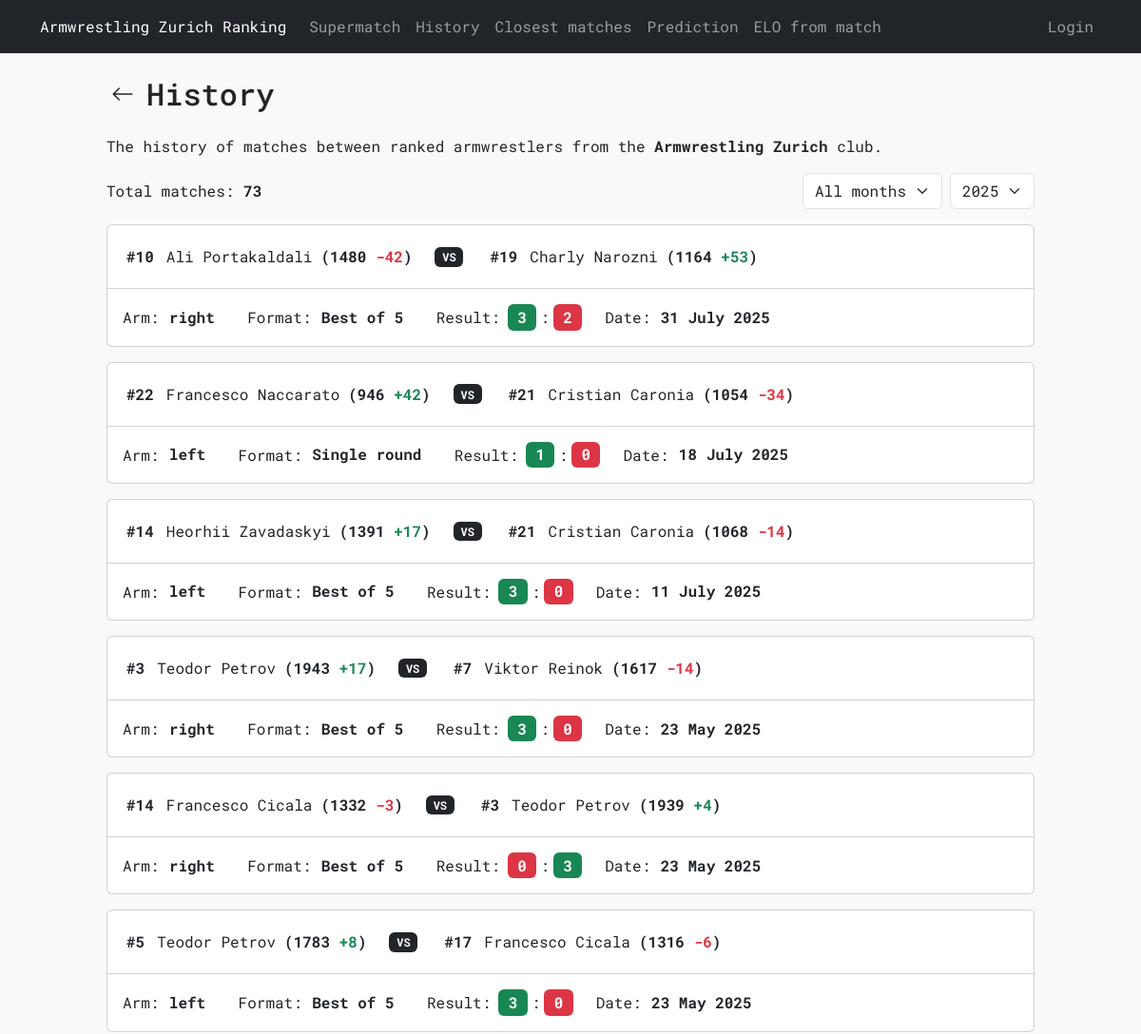
Before: /history (upper part) with the older database file.
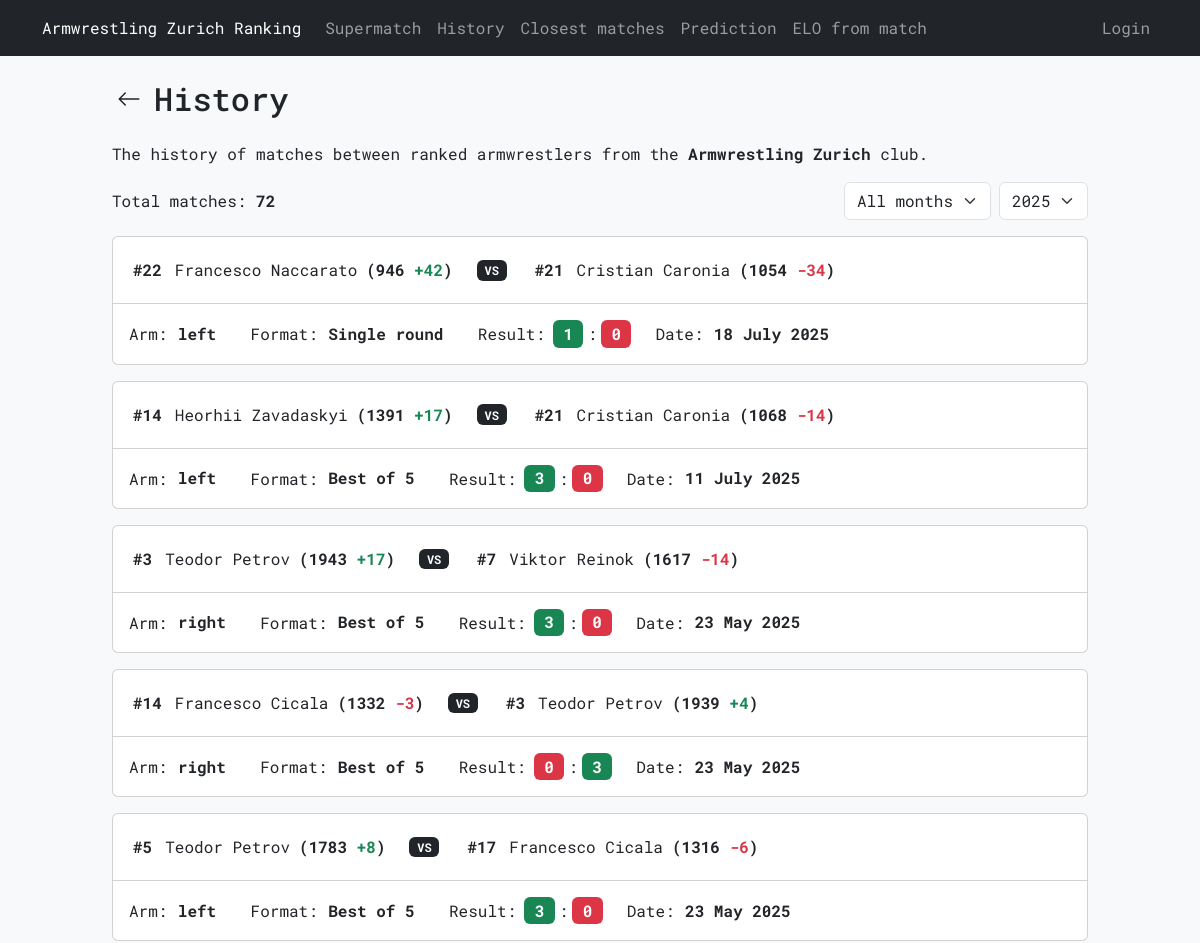
After: the same page with the newer database file.
### tables this page shows
CREATE TABLE "history" (
    id INTEGER PRIMARY KEY AUTOINCREMENT,
    armwrestler1_id INTEGER NOT NULL,
    armwrestler2_id INTEGER NOT NULL,
    arm TEXT NOT NULL CHECK (arm IN ('right', 'left')),
    armwrestler1_rank INTEGER NOT NULL,
    armwrestler2_rank INTEGER NOT NULL,
    armwrestler1_elo INTEGER NOT NULL,
    armwrestler2_elo INTEGER NOT NULL,
    armwrestler1_score INTEGER NOT NULL,
    armwrestler2_score INTEGER NOT NULL,
    armwrestler1_elo_diff INTEGER NOT NULL,
    armwrestler2_elo_diff INTEGER NOT NULL,
    selected_format TEXT NOT NULL,
    date DATETIME DEFAULT CURRENT_TIMESTAMP,
    added_by TEXT NOT NULL,
    FOREIGN KEY (armwrestler1_id) REFERENCES armwrestlers(id),
    FOREIGN KEY (armwrestler2_id) REFERENCES armwrestlers(id),
    FOREIGN KEY (added_by) REFERENCES users(username)
);

CREATE TABLE "armwrestlers" (
    id INTEGER PRIMARY KEY AUTOINCREMENT,
    name TEXT NOT NULL UNIQUE,
    right_elo INTEGER NOT NULL,
    left_elo INTEGER NOT NULL,
    right_rank INTEGER,
    left_rank INTEGER,
    added_by TEXT NOT NULL,
    active_until DATE NOT NULL,
    last_edited_by TEXT,
    FOREIGN KEY (added_by) REFERENCES users(username)
);

### armelo_app.py (the view)
@app.route("/history")
def history():
    month = request.args.get('month', '')
    selected_month = int(month) if month else None
    selected_year = int(request.args.get('year', datetime.now().year))
    if selected_month is None:
        start_date = datetime(selected_year, 1, 1)
        end_date = datetime(selected_year + 1, 1, 1)
    else:
        start_date = datetime(selected_year, selected_month, 1)
        if selected_month == 12:
            end_date = datetime(selected_year + 1, 1, 1)
        else:
            end_date = datetime(selected_year, selected_month + 1, 1)
    year_rows = db_execute("SELECT DISTINCT STRFTIME('%Y', date) FROM history ORDER BY 1 DESC")
    years = [int(r[0]) for r in year_rows]
    months = list(enumerate(month_name))[1:]
    query = '''
        SELECT a1.id AS armwrestler1_id, a1.name AS armwrestler1_name,
               a2.id AS armwrestler2_id, a2.name AS armwrestler2_name,
               h.arm, h.armwrestler1_rank, h.armwrestler2_rank,
               h.armwrestler1_elo, h.armwrestler2_elo,
               h.armwrestler1_score, h.armwrestler2_score,
               h.armwrestler1_elo_diff, h.armwrestler2_elo_diff,
               h.selected_format, h.date
        FROM history h
        JOIN armwrestlers a1 ON h.armwrestler1_id = a1.id
        JOIN armwrestlers a2 ON h.armwrestler2_id = a2.id
        WHERE h.date >= ? AND h.date < ?
        ORDER BY h.id DESC
    '''
    params = [start_date.strftime('%Y-%m-%d'), end_date.strftime('%Y-%m-%d')]
    matches = db_execute(query, *params)
    total_matches = db_execute('SELECT COUNT(*) FROM history')[0][0]
    formatted_data = get_matches_formatted_data(matches)
    template_data = {
        'matches': matches, 'formatted_data': formatted_data,
        'total_matches': total_matches,
        'months': months, 'years': years,
        'selected_month': selected_month, 'selected_year': selected_year
    }
    return render_template('history.html', **template_data)

### armelo_app.py (called while the page is built)
@app.context_processor
def inject_user():
    username = session.get('username')
    return dict(username=username)

### config.py (called while the page is built)
def get_db():
    db = getattr(g, '_database', None)
    if db is None:
        db = g._database = sqlite3.connect(DATABASE)
    return db

def db_execute(query, *args):
    db = get_db()
    cur = db.cursor()
    cur.execute(query, args)
    if query.strip().upper().startswith(("SELECT", "WITH")):
        rv = cur.fetchall()
        cur.close()
        return rv
    else:
        db.commit()
        cur.close()

### templates/history.html (shortened to what this page needs)
{% extends "layout.html" %}
{% block content %}
<div class="mb-4">
    <div class="row p-auto m-auto">
        <div class="col-auto p-0 d-flex align-items-center">
            <form action="{{ url_for('ranking') }}" method="GET">
                <button type="submit" class="btn btn-generic px-1 py-1 d-flex align-items-center">
                    <svg xmlns="http://www.w3.org/2000/svg" width="24" height="24" fill="currentColor" class="bi bi-arrow-left" viewBox="0 0 16 16">
                        <path fill-rule="evenodd" d="M15 8a.5.5 0 0 0-.5-.5H2.707l3.147-3.146a.5.5 0 1 0-.708-.708l-4 4a.5.5 0 0 0 0 .708l4 4a.5.5 0 0 0 .708-.708L2.707 8.5H14.5A.5.5 0 0 0 15 8"/>
                    </svg>
                </button>
            </form>
        </div>
        <div class="col d-flex align-items-center px-2">
            <h2 class="mb-0">History</h2>
        </div>
    </div>
</div>
<p>The history of matches between ranked armwrestlers from the <strong>Armwrestling Zurich</strong> club.</p>
<div class="d-flex flex-column flex-lg-row flex-wrap align-items-start align-items-lg-center mb-3">
  <span class="text-nowrap me-2">
    Total matches: <strong>{{ total_matches }}</strong>
  </span>
  <div class="d-flex gap-2 mt-3 mt-lg-0 ms-lg-auto flex-wrap">
    <form hx-get="{{ url_for('history') }}" hx-trigger="change" hx-target="body" hx-swap="outerHTML" class="d-flex gap-2">
        <select name="month" class="form-select w-auto">
          <option value="" {% if selected_month is none %}selected{% endif %}>All months</option>
        </select>
        <select name="year" class="form-select w-auto">
          {% for y in years %}
          <option value="{{ y }}" {% if y == selected_year %}selected{% endif %}>{{ y }}</option>
          {% endfor %}
        </select>
    </form>
  </div>
</div>
{% if matches %}
  {% include 'matches_partial.html' %}
{% else %}
<div class="alert alert-secondary">
    There are no matches in the selected time period.
</div>
{% endif %}
{% endblock %}

### templates/layout.html (shortened to what this page needs)
<!doctype html>
<html lang="en">
    <head>
        <link href="https://cdn.jsdelivr.net/npm/bootstrap@5.3.3/dist/css/bootstrap.min.css" rel="stylesheet">
        <link href="/static/styles.css" rel="stylesheet">
    </head>
    <body class="bg-light">
        {% if username %}
        <nav class="navbar navbar-expand-xxl navbar-dark bg-dark">
        {% else %}
        <nav class="navbar navbar-expand-xl navbar-dark bg-dark">
        {% endif %}
            <div class="container">
                <a class="navbar-brand fs-6 hover-text" href="{{ url_for('ranking') }}">Armwrestling Zurich Ranking</a>
                <div class="collapse navbar-collapse" id="navbarNavAltMarkup">
                    <div class="navbar-nav">
                        <a class="nav-link text-nowrap" href="{{ url_for('supermatch') }}">Supermatch</a>
                        <a class="nav-link text-nowrap" href="{{ url_for('history') }}">History</a>
                        <a class="nav-link text-nowrap" href="{{ url_for('closest_matches') }}">Closest matches</a>
                        <a class="nav-link text-nowrap" href="{{ url_for('prediction') }}">Prediction</a>
                        <a class="nav-link text-nowrap" href="{{ url_for('elo_from_match') }}">ELO from match</a>
                    </div>
                    <div class="navbar-nav ms-auto">
                        {% if username %}
                        <a class="nav-link disabled text-nowrap">{{ username }}</a>
                        <a class="nav-link text-nowrap" href="{{ url_for('logout') }}">Logout</a>
                        {% else %}
                        <a class="nav-link text-nowrap" href="{{ url_for('login') }}">Login</a>
                        {% endif %}
                    </div>
                </div>
            </div>
        </nav>
        <div class="container my-4 col-lg-10">
            <div class="row justify-content-center">
                <div style="max-width: 1200px;">
                    {% block content %}{% endblock %}
                </div>
            </div>
        </div>
    </body>
</html>

### templates/matches_partial.html (shortened to what this page needs)
{% for match in matches %}
<div class="col-12 mb-3">
    {% if wins_losses %}
        {% if wins_losses[loop.index - 1] == 'win' %}
            <div class="card border-success card-wider-border">
        {% elif wins_losses[loop.index - 1] == 'loss' %}
            <div class="card border-danger card-wider-border">
        {% else %}
            <div class="card card-wider-border">
        {% endif %}
    {% else %}
        <div class="card">
    {% endif %}
            <div class="card-header bg-transparent">
                <div class="row mt-2">
                    <div class="col-12 col-lg-auto mb-2 d-flex justify-content-center">
                        <div class="d-flex align-items-center gap-0 align-middle">
                            {% if match[5] %}
                            <strong class="align-middle p-1">#{{ match[5] }}</strong>
                            {% endif %}
                            <a href="{{ url_for('view_member', id=match[0]) }}" class="btn btn-generic text-start px-2 py-1 m-0 text-nowrap">
                            {{ match[1] }}
                            </a>
                            <strong class="text-nowrap align-middle">({{ match[7] }} <span class="{{ formatted_data[loop.index - 1][2] }}">{{ formatted_data[loop.index - 1][4] }}</span>)</strong>
                        </div>
                    </div>
                    <div class="col-12 col-lg-auto text-center mb-2 d-flex align-items-center justify-content-center">
                        <span class="badge bg-dark">VS</span>
                    </div>
                    <div class="col-12 col-lg-auto mb-2 d-flex justify-content-center">
                        <div class="d-flex align-items-center gap-0 align-middle">
                            {% if match[6] %}
                            <strong class="align-middle p-1">#{{ match[6] }}</strong>
                            {% endif %}
                            <a href="{{ url_for('view_member', id=match[2]) }}" class="btn btn-generic text-start px-2 py-1 m-0 text-nowrap">
                                {{ match[3] }}
                            </a>
                            <strong class="text-nowrap align-middle">({{ match[8] }} <span class="{{ formatted_data[loop.index - 1][3] }}">{{ formatted_data[loop.index - 1][5] }}</span>)</strong>
                        </div>
                    </div>
                </div>
            </div>
            <div class="card-body">
                <div class="card-text">
                    <div class="row justify-content-start">
                        <div class="col-12 col-lg-auto mb-2 mb-lg-0 text-start">
                            Arm:<span class="fs-6 mx-0 badge text-dark">{{ match[4] }}</span>
                        </div>
                        <div class="col-12 col-lg-auto mb-2 mb-lg-0 text-start">
                            Format:<span class="fs-6 mx-0 badge text-dark">{{ match[13] }}</span>
                        </div>
                        <div class="col-12 col-lg-auto mb-2 mb-lg-0 text-start">
                            Result:<span class="fs-6 ms-2 me-1 badge {{ formatted_data[loop.index - 1][0] }}">{{ match[9] }}</span>:<span class="fs-6 ms-1 me-0 badge {{ formatted_data[loop.index - 1][1] }}">{{ match[10] }}</span>
                        </div>
                        <div class="col-12 col-lg-auto mb-0 mb-lg-0 text-start">
                            Date:<span class="fs-6 mx-0 badge text-dark">{{ formatted_data[loop.index - 1][6] }}</span>
                        </div>
                    </div>
                </div>
            </div>
        </div>
</div>
{% endfor %}

### static/styles.css (style rules this page uses)
* { font-family: 'Roboto Mono', monospace; }
html, body { height: 100%; scrollbar-width: none; -ms-overflow-style: none; }
body { display: flex; flex-direction: column; }
.hover-text { transition: opacity 0.15s ease; }
.btn-generic { --bs-btn-bg: transparent; --bs-btn-border-color: transparent; --bs-btn-hover-bg: transparent; --bs-btn-hover-border-color: var(--bs-secondary); --bs-btn-active-border-color: var(--bs-secondary); --bs-btn-active-bg: transparent; }

Changed rows visible on the page:
removed history: armwrestler1_rank "10", name "Ali Portakaldali", armwrestler1_elo "1480", armwrestler1_elo_diff "-42", armwrestler2_rank "19", name "Charly Narozni", armwrestler2_elo "1164", index "+53", arm "right", selected_format "Best of 5", armwrestler1_score "3", armwrestler2_score "2", date "31 July 2025"
Other visible differences:
{{ total_matches }}: "73" → "72"
